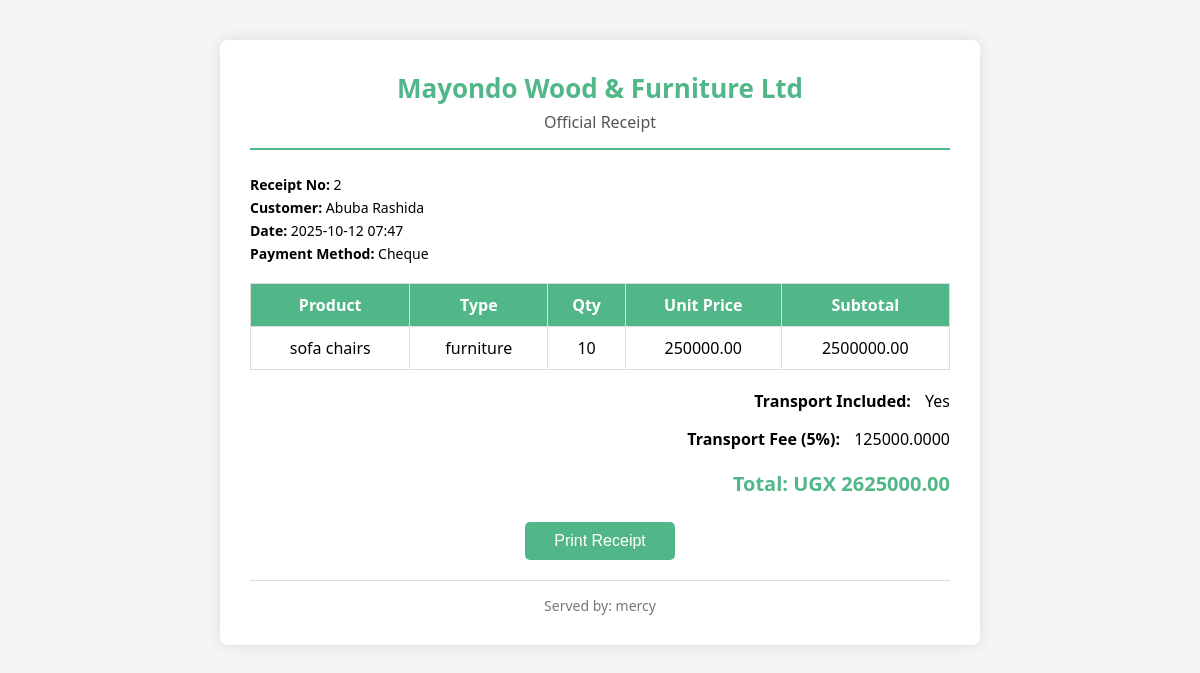
The app's page /receipt/2/ with its own data.
### mayondo_app/models.py (models this page shows, shortened)
class Sale(models.Model):
    customer_name = models.CharField(max_length=255)
    product_type = models.CharField(max_length=100)
    product = models.ForeignKey("Product", on_delete=models.CASCADE)
    quantity = models.PositiveIntegerField()
    sale_date = models.DateTimeField(default=now)
    payment_type = models.CharField(
        max_length=20,
        choices=[
            ('cash', 'Cash'),
            ('cheque', 'Cheque'),
            ('bank_overdraft', 'Bank Overdraft'),
        ]
    )
    sales_agent = models.ForeignKey(CustomUser, on_delete=models.SET_NULL, null=True, blank=True)
    transport_included = models.BooleanField(default=False)
    total = models.DecimalField(max_digits=12, decimal_places=2, default=0)
    def subtotal(self):
        return self.product.product_price * Decimal(self.quantity) if self.product else 0
    def transport_fee(self):
        return self.subtotal() * Decimal("0.05") if self.transport_included else 0
    class Meta:
        ordering = ['-sale_date']

class Product(models.Model):
    PRODUCT_TYPES = [
        ('wood', 'Wood'),
        ('furniture', 'Furniture'),
    ]
    name = models.CharField(max_length=200)
    type = models.CharField(max_length=20, choices=PRODUCT_TYPES)
    supplier_name = models.CharField(max_length=200)
    cost_price = models.DecimalField(max_digits=10, decimal_places=2,default=0)
    product_price = models.DecimalField(max_digits=10, decimal_places=2, default=0)
    stock_quantity = models.PositiveIntegerField(default=0)
    quality = models.CharField(max_length=100, blank=True, null=True)
    color = models.CharField(max_length=100, blank=True, null=True)
    measurement = models.CharField(max_length=100, blank=True, null=True)
    date_added = models.DateTimeField(auto_now_add=True)
    class Meta:
        ordering = ['-date_added']

class CustomUser(AbstractUser):
      ROLES = [('user', 'User'),('admin', 'Admin'),('manager', 'Manager')]
      role = models.CharField(max_length=50, choices=ROLES, unique=False)

### mayondo_app/views.py (the view)
# urls.py: path('receipt/<int:sale_id>/', receipt_view, name='receipt'),
def receipt_view(request, sale_id):
    sale = get_object_or_404(Sale, id=sale_id)
    context = {"sale": sale}
    return render(request, "receipt.html", context)

### mayondo_app/templates/receipt.html (shortened to what this page needs)
<!doctype html>
<html lang="en">
<head>
</head>
<body>
<div class="receipt-container">
    <div class="header">
        <h2>Mayondo Wood & Furniture Ltd</h2>
        <p>Official Receipt</p>
    </div>
    <div class="info">
        <p><b>Receipt No:</b> {{ sale.id }}</p>
        <p><b>Customer:</b> {{ sale.customer_name }}</p>
        <p><b>Date:</b> {{ sale.sale_date|date:"Y-m-d H:i" }}</p>
        <p><b>Payment Method:</b> {{ sale.payment_type|title }}</p>
    </div>
    <table class="table">
        <thead>
            <tr>
                <th>Product</th>
                <th>Type</th>
                <th>Qty</th>
                <th>Unit Price</th>
                <th>Subtotal</th>
            </tr>
        </thead>
        <tbody>
            <tr>
                <td>{{ sale.product.name }}</td>
                <td>{{ sale.product_type }}</td>
                <td>{{ sale.quantity }}</td>
                <td>{{ sale.product.product_price }}</td>
                <td>{{ sale.subtotal }}</td>
            </tr>
        </tbody>
    </table>
    <div class="summary">
        <p><b>Transport Included:</b> {{ sale.transport_included|yesno:"Yes,No" }}</p>
        {% if sale.transport_included %}
        <p><b>Transport Fee (5%):</b> {{ sale.transport_fee }}</p>
        {% endif %}
    </div>
    <div class="total">
        Total: UGX {{ sale.total }}
    </div>
    <button class="print-btn" onclick="window.print()">Print Receipt</button>
    <div class="footer">
        Served by: {{ sale.sales_agent.username }}
    </div>
</div>
</body>
</html>

### mayondo_app/templates/receipt.html (style rules this page uses)
body { font-family: 'Segoe UI', Tahoma, Geneva, Verdana, sans-serif; margin: 0; padding: 0; background-color: #f5f5f5; }
.receipt-container { width: 700px; margin: 40px auto; background-color: #fff; padding: 30px; border-radius: 8px; box-shadow: 0 0 15px rgba(0,0,0,0.1); }
.header { text-align: center; border-bottom: 2px solid #52B788; padding-bottom: 15px; margin-bottom: 25px; }
.header h2 { margin: 0; color: #52B788; font-size: 26px; }
.header p { margin: 5px 0 0; font-size: 16px; color: #555; }
.info { margin-bottom: 20px; font-size: 14px; }
.info p { margin: 4px 0; }
.table { width: 100%; border-collapse: collapse; margin-bottom: 20px; }
.table th, .table td { border: 1px solid #ddd; padding: 10px; text-align: center; }
.table th { background-color: #52B788; color: #fff; font-weight: 600; }
.summary { font-size: 16px; margin-bottom: 20px; text-align: right; }
.summary b { margin-right: 10px; }
.total { font-size: 20px; font-weight: bold; color: #52B788; text-align: right; margin-bottom: 25px; }
.footer { text-align: center; font-size: 14px; color: #777; border-top: 1px solid #ddd; padding-top: 15px; }
.print-btn { display: block; width: 150px; margin: 0 auto 20px; padding: 10px 15px; background-color: #52B788; color: #fff; text-align: center; border: none; border-radius: 5px; cursor: pointer; font-size: 16px; transition: background-color 0.2s; }

### records on screen
Sale: id "2", customer_name "Abuba Rashida", sale_date "2025-10-12 07:47", payment_type "Cheque", product.name "sofa chairs", product_type "furniture", quantity "10", product.product_price "250000.00", subtotal "2500000.00", transport_included "Yes", transport_fee "125000.0000", total "2625000.00", sales_agent.username "mercy"
